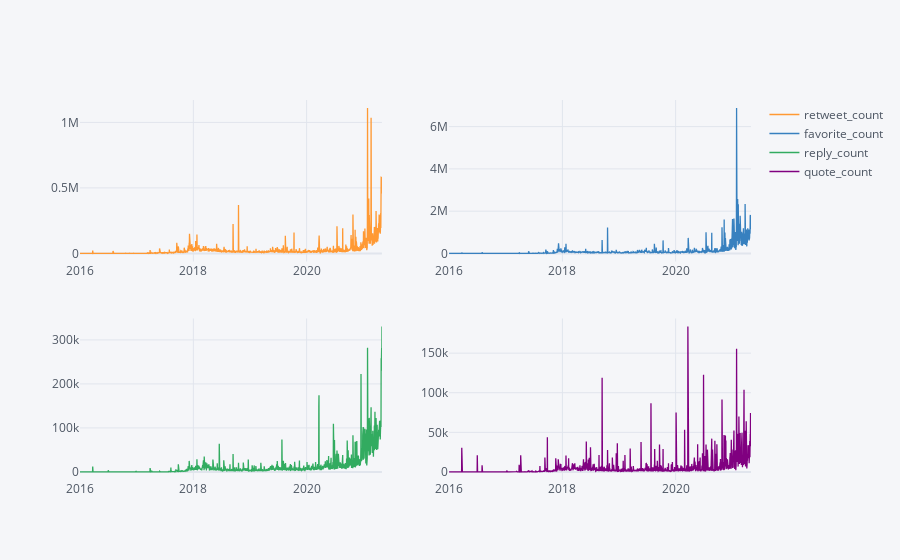

The notebook cell this image was saved under:
### Code cell
sdf.iplot(subplots=True)

### Figure 1 — Plotly figure (JSON) as saved in the notebook; plotly's stock layout.template omitted (floating-point values rounded to 4 significant figures; data arrays with more than 128 entries replaced by an {"elided": "..."} marker saying what was removed)
{"data": [{"line": {"color": "rgba(255, 153, 51, 1.0)", "dash": "solid", "shape": "linear", "width": 1.3}, "mode": "lines", "name": "retweet_count", "text": "", "type": "scatter", "x": {"elided": "1948 str values"}, "xaxis": "x", "y": {"elided": "1948 int values"}, "yaxis": "y"}, {"line": {"color": "rgba(55, 128, 191, 1.0)", "dash": "solid", "shape": "linear", "width": 1.3}, "mode": "lines", "name": "favorite_count", "text": "", "type": "scatter", "x": {"elided": "1948 str values"}, "xaxis": "x2", "y": {"elided": "1948 int values"}, "yaxis": "y2"}, {"line": {"color": "rgba(50, 171, 96, 1.0)", "dash": "solid", "shape": "linear", "width": 1.3}, "mode": "lines", "name": "reply_count", "text": "", "type": "scatter", "x": {"elided": "1948 str values"}, "xaxis": "x3", "y": {"elided": "1948 int values"}, "yaxis": "y3"}, {"line": {"color": "rgba(128, 0, 128, 1.0)", "dash": "solid", "shape": "linear", "width": 1.3}, "mode": "lines", "name": "quote_count", "text": "", "type": "scatter", "x": {"elided": "1948 str values"}, "xaxis": "x4", "y": {"elided": "1948 int values"}, "yaxis": "y4"}], "layout": {"legend": {"bgcolor": "#F5F6F9", "font": {"color": "#4D5663"}}, "paper_bgcolor": "#F5F6F9", "plot_bgcolor": "#F5F6F9", "title": {"font": {"color": "#4D5663"}}, "xaxis": {"anchor": "y", "domain": [0, 0.45], "gridcolor": "#E1E5ED", "showgrid": true, "tickfont": {"color": "#4D5663"}, "title": {"font": {"color": "#4D5663"}, "text": ""}, "zerolinecolor": "#E1E5ED"}, "xaxis2": {"anchor": "y2", "domain": [0.55, 1], "gridcolor": "#E1E5ED", "showgrid": true, "tickfont": {"color": "#4D5663"}, "title": {"font": {"color": "#4D5663"}, "text": ""}, "zerolinecolor": "#E1E5ED"}, "xaxis3": {"anchor": "y3", "domain": [0, 0.45], "gridcolor": "#E1E5ED", "showgrid": true, "tickfont": {"color": "#4D5663"}, "title": {"font": {"color": "#4D5663"}, "text": ""}, "zerolinecolor": "#E1E5ED"}, "xaxis4": {"anchor": "y4", "domain": [0.55, 1], "gridcolor": "#E1E5ED", "showgrid": true, "tickfont": {"color": "#4D5663"}, "title": {"font": {"color": "#4D5663"}, "text": ""}, "zerolinecolor": "#E1E5ED"}, "yaxis": {"anchor": "x", "domain": [0.575, 1], "gridcolor": "#E1E5ED", "showgrid": true, "tickfont": {"color": "#4D5663"}, "title": {"font": {"color": "#4D5663"}, "text": ""}, "zerolinecolor": "#E1E5ED"}, "yaxis2": {"anchor": "x2", "domain": [0.575, 1], "gridcolor": "#E1E5ED", "showgrid": true, "tickfont": {"color": "#4D5663"}, "title": {"font": {"color": "#4D5663"}, "text": ""}, "zerolinecolor": "#E1E5ED"}, "yaxis3": {"anchor": "x3", "domain": [0, 0.425], "gridcolor": "#E1E5ED", "showgrid": true, "tickfont": {"color": "#4D5663"}, "title": {"font": {"color": "#4D5663"}, "text": ""}, "zerolinecolor": "#E1E5ED"}, "yaxis4": {"anchor": "x4", "domain": [0, 0.425], "gridcolor": "#E1E5ED", "showgrid": true, "tickfont": {"color": "#4D5663"}, "title": {"font": {"color": "#4D5663"}, "text": ""}, "zerolinecolor": "#E1E5ED"}}}
